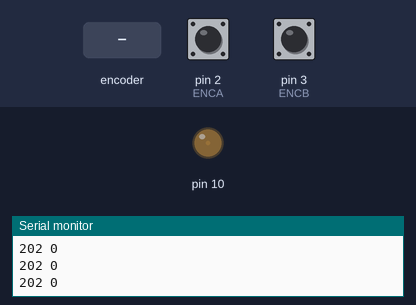
Recording of a sketch running on a simulated Arduino Uno, built with avr-gcc and run on an emulated ATmega328P. Shown: output pins drawn as LEDs (lit = HIGH), the last lines printed to the serial monitor. The test bench sets the inputs (shaded band); at power-on: pin 2 (ENCA) HIGH, pin 3 (ENCB) HIGH.

Above: at 0.15 s.
At 1.2 s:
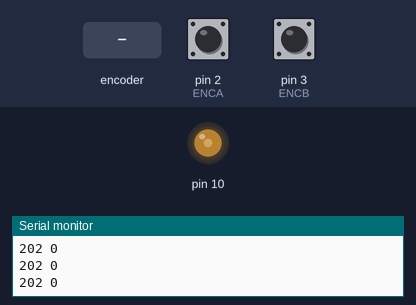
1.3 s: rotary encoder on pin 2 (ENCA) / pin 3 (ENCB) turned 1 step (first pin leading)
At 3.2 s:
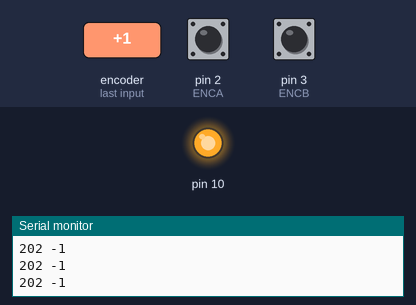
4.2 s: rotary encoder on pin 2 (ENCA) / pin 3 (ENCB) turned 2 steps (second pin leading)
Timing chart, 0 to 7.2 s (numbered marks = the images above; inputs shaded):
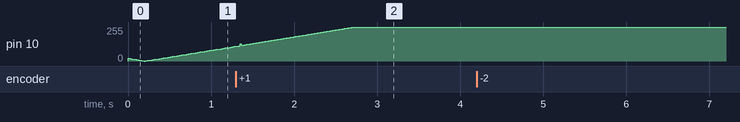

The sketch:

Position_angle.ino
```cpp
#define ENCA 2
#define ENCB 3
#define IN1 8
#define IN2 9
#define PWM 10

volatile int pos= 0;
long prevt = 0;
double eprev = 0;
double eintegral = 0;
double Kp =20;
double Kd = 0.1, Ki = 0.5, setpoint = 180;


void setMotor (int dir, int pwmval ,int pwm, int inl ,int in2)
{
analogWrite (pwm, pwmval);
if (dir == 1)
{
digitalWrite(inl, HIGH);
digitalWrite(in2, LOW);
}
else if (dir == -1)
{
digitalWrite(inl, LOW);
digitalWrite(in2, HIGH);
}
else
{
digitalWrite(inl, LOW);
digitalWrite(in2, LOW);
}
}
void readencoder(){
int b = digitalRead(ENCB);
if (b>0)
{
  pos++;
}

else
{
  pos--;
}
}


void setup() {
Serial.begin(9600);
pinMode (ENCA, INPUT);
pinMode (ENCB, INPUT);
attachInterrupt (digitalPinToInterrupt (ENCA), readencoder, RISING);

}
void loop() {
  int dir = 1;
  int target = setpoint* 405/360;
long currt = micros();
double deltat = ((double) (currt-prevt))/(1.0e6);
prevt = currt;
int e = pos - target;
double dedt = (e-eprev) / (deltat);
eintegral = eintegral + e*deltat;

float u = Kp + Kd*dedt + Ki*eintegral;
float pwr = fabs(u) ;
if (pwr>255)
{
  pwr=255;
}
if (u<0)
{
dir = -1;
}
setMotor (dir, pwr, PWM, IN1, IN2);
eprev=e;
Serial.print (target);
Serial.print(" ");
Serial.print (pos);
Serial.println();
}
```
